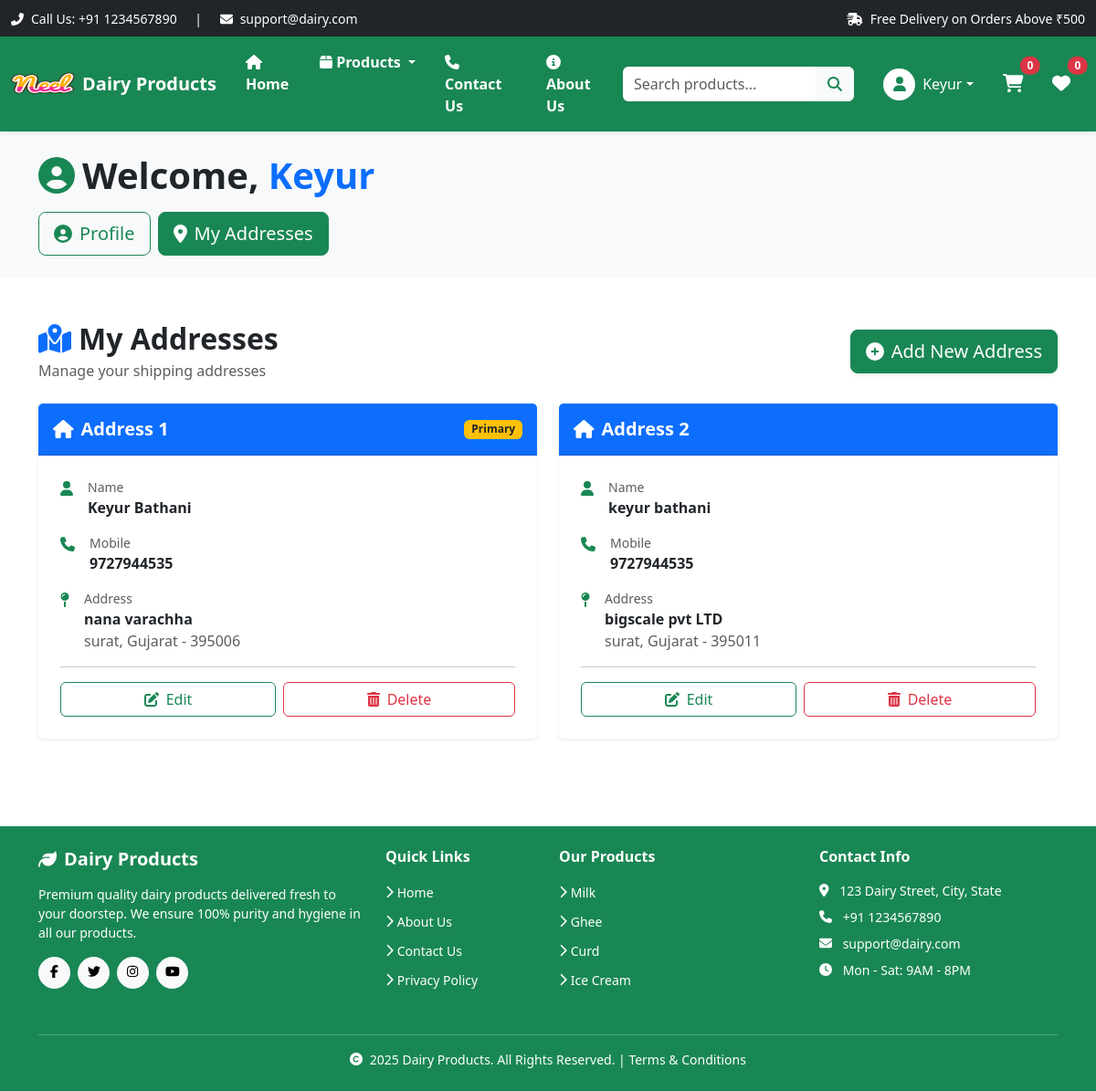
The page /address/ (signed in) on the database its author committed.
### app/models.py (models this page shows, shortened)
class Customer(models.Model):
    user = models.ForeignKey(User, on_delete=models.CASCADE)
    name = models.CharField(max_length=200)
    locality = models.CharField(max_length=200)
    city = models.CharField(max_length=50)
    mobile = models.CharField(max_length=10)
    zipcode = models.CharField(max_length=10)
    state = models.CharField(choices=STATE_CHOICES, max_length=50)

### app/views.py (the view)
# urls.py: path('address/', views.customer_address, name='customer-address'),
def customer_address(request):
    add = Customer.objects.filter(user=request.user)
    return render(request, 'app/customeraddress.html', locals())

### app/templates/app/customeraddress.html (shortened to what this page needs)
{% extends 'app/layout.html' %}
{% load static %}
{% block content %}
<div class="bg-light py-4 mb-4">
  <div class="container">
    <div class="row">
      <div class="col-12">
        <h1 class="display-6 fw-bold text-dark mb-3">
          <i class="fas fa-user-circle text-success me-2"></i>Welcome, <span class="text-capitalize text-primary">{{ request.user }}</span>
        </h1>
        <div class="d-flex gap-2 flex-wrap">
          <a href="{% url 'customer-profile' %}"
             class="btn {% if request.resolver_match.url_name == 'customer-profile' %}btn-success{% else %}btn-outline-success{% endif %} btn-lg">
            <i class="fas fa-user-circle me-2"></i>Profile
          </a>
          <a href="{% url 'customer-address' %}"
             class="btn {% if request.resolver_match.url_name == 'customer-address' %}btn-success{% else %}btn-outline-success{% endif %} btn-lg">
            <i class="fas fa-map-marker-alt me-2"></i>My Addresses
          </a>
        </div>
      </div>
    </div>
  </div>
</div>
<div class="container my-5">
    <div class="row">
      <div class="col-12">
      <div class="d-flex justify-content-between align-items-center mb-4">
        <div>
          <h2 class="fw-bold mb-1">
            <i class="fas fa-map-marked-alt text-primary me-2"></i>My Addresses
          </h2>
          <p class="text-muted mb-0">Manage your shipping addresses</p>
        </div>
        <a href="{% url 'customer-profile' %}" class="btn btn-success btn-lg shadow-sm">
          <i class="fas fa-plus-circle me-2"></i>Add New Address
        </a>
      </div>
      {% if add %}
        <div class="row row-cols-1 row-cols-lg-2 g-4">
          {% for ad in add %}
            <div class="col">
              <div class="card h-100 border-0 shadow-sm">
                <div class="card-header bg-primary text-white py-3">
                  <div class="d-flex justify-content-between align-items-center">
                    <h5 class="mb-0 fw-bold">
                      <i class="fas fa-home me-2"></i>Address {{ forloop.counter }}
                    </h5>
                    {% if forloop.first %}
                      <span class="badge bg-warning text-dark">Primary</span>
                    {% endif %}
                  </div>
                </div>
                <div class="card-body p-4">
                  <div class="mb-3">
                    <div class="d-flex align-items-start mb-2">
                      <i class="fas fa-user text-success me-3 mt-1"></i>
                      <div>
                        <small class="text-muted d-block">Name</small>
                        <p class="mb-0 fw-semibold">{{ ad.name }}</p>
                      </div>
                    </div>
                  </div>
                  <div class="mb-3">
                    <div class="d-flex align-items-start mb-2">
                      <i class="fas fa-phone text-success me-3 mt-1"></i>
                      <div>
                        <small class="text-muted d-block">Mobile</small>
                        <p class="mb-0 fw-semibold">{{ ad.mobile }}</p>
                      </div>
                    </div>
                  </div>
                  <div class="mb-3">
                    <div class="d-flex align-items-start mb-2">
                      <i class="fas fa-map-pin text-success me-3 mt-1"></i>
                      <div>
                        <small class="text-muted d-block">Address</small>
                        <p class="mb-0 fw-semibold">{{ ad.locality }}</p>
                        <p class="mb-0 text-muted">{{ ad.city }}, {{ ad.state }} - {{ ad.zipcode }}</p>
                      </div>
                    </div>
                  </div>
                  <hr class="my-3">
                  <div class="d-flex gap-2 justify-content-end">
                    <a href="{% url 'update-address' ad.id %}"
                       class="btn btn-outline-success flex-fill">
                       <i class="fas fa-edit me-2"></i>Edit
                    </a>
                    <form action="{% url 'delete-address' ad.id %}" method="POST" class="flex-fill">
                      <button type="submit" class="btn btn-outline-danger w-100" onclick="return confirm('Are you sure you want to delete this address?')">
                        <i class="fas fa-trash-alt me-2"></i>Delete
                      </button>
                    </form>
                  </div>
                </div>
              </div>
            </div>
          {% endfor %}
        </div>
      {% endif %}
      </div>
    </div>
  </div>
{% endblock %}

### app/templates/app/layout.html (shortened to what this page needs)
{% load static %} {% load django_browser_reload %}
<!DOCTYPE html>
<html lang="en">
  <head>
    <link
      href="https://cdn.jsdelivr.net/npm/bootstrap@5.3.8/dist/css/bootstrap.min.css"
      rel="stylesheet"
    />
    <link
      href="https://cdnjs.cloudflare.com/ajax/libs/font-awesome/6.4.0/css/all.min.css"
      rel="stylesheet"
    />
    <link rel="stylesheet" href="{% static 'app/css/owl.carousel.min.css' %}" />
    <link rel="stylesheet" href="{% static 'app/css/all.min.css' %}" />
    <link rel="stylesheet" href="{% static 'app/css/password-field.css' %}" />
    <link rel="stylesheet" href="{% static 'app/css/style.css' %}" />
  </head>
  <body class="d-flex flex-column min-vh-100">
    <div class="bg-dark text-white py-2">
      <div class="container-fluid">
        <div class="row">
          <div class="col-md-6 text-center text-md-start">
            <small>
              <i class="fas fa-phone-alt me-2"></i>Call Us: +91 1234567890
              <span class="mx-3">|</span>
              <i class="fas fa-envelope me-2"></i>support@dairy.com
            </small>
          </div>
          <div class="col-md-6 text-center text-md-end">
            <small>
              <i class="fas fa-shipping-fast me-2"></i>Free Delivery on Orders Above ₹500
            </small>
          </div>
        </div>
      </div>
    </div>
    <nav class="navbar navbar-expand-lg navbar-dark bg-success shadow-sm sticky-top">
      <div class="container-fluid">
        <a class="navbar-brand d-flex align-items-center" href="{% url 'home' %}">
          <img src="{% static "/app/images/products/Neel.png" %}" alt="Dairy Logo"
          width="70" height="50" class="me-2" />
          <span class="fw-bold d-none d-md-inline">Dairy Products</span>
        </a>
        <div class="collapse navbar-collapse" id="navbarSupportedContent">
          <ul class="navbar-nav me-auto mb-2 mb-lg-0">
            <li class="nav-item">
              <a class="nav-link text-white fw-semibold px-3" aria-current="page" href="{% url 'home' %}">
                <i class="fas fa-home me-1"></i>Home
              </a>
            </li>
            <li class="nav-item dropdown">
              <a
                class="nav-link dropdown-toggle text-white fw-semibold px-3"
                href="#"
                role="button"
                data-bs-toggle="dropdown"
                aria-expanded="false"
              >
                <i class="fas fa-box me-1"></i>Products
              </a>
            </li>
            <li class="nav-item">
              <a class="nav-link text-white fw-semibold px-3" href="{% url 'contactus' %}">
                <i class="fas fa-phone me-1"></i>Contact Us
              </a>
            </li>
            <li class="nav-item">
              <a class="nav-link text-white fw-semibold px-3" href="{% url 'aboutus' %}">
                <i class="fas fa-info-circle me-1"></i>About Us
              </a>
            </li>
          </ul>
          <form class="d-flex me-3 my-2 my-lg-0" role="search">
            <div class="input-group">
              <input
                class="form-control border-0"
                type="search"
                placeholder="Search products..."
                aria-label="Search"
              />
              <button class="btn btn-light text-success" type="submit">
                <i class="fas fa-search"></i>
              </button>
            </div>
          </form>
          <ul class="navbar-nav mb-2 mb-lg-0 align-items-lg-center">
  {% if request.user.is_authenticated %}
    <li class="nav-item dropdown mx-2">
      <a
        class="nav-link dropdown-toggle text-white d-flex align-items-center"
        href="#"
        id="profileDropdown"
        role="button"
        data-bs-toggle="dropdown"
        aria-expanded="false"
      >
        <div class="bg-white text-success rounded-circle d-flex align-items-center justify-content-center me-2"
             style="width: 35px; height: 35px;">
          <i class="fas fa-user"></i>
        </div>
        <span class="d-none d-lg-inline">{{request.user.username|title}}</span>
      </a>
    </li>
    <li class="nav-item mx-2">
      <a href="{% url 'show-cart' %}" class="nav-link text-white position-relative">
        <i class="fas fa-shopping-cart fs-5"></i>
        {% if request.user.is_authenticated %}
          <span class="position-absolute top-0 start-100 translate-middle badge rounded-pill bg-danger">
            {{ request.user.cart_set.count|default:"0" }}
          </span>
        {% endif %}
      </a>
    </li>
    <li class="nav-item mx-2">
      <a href="#" class="nav-link text-white position-relative">
        <i class="fas fa-heart fs-5"></i>
        {% if request.user.is_authenticated %}
          <span class="position-absolute top-0 start-100 translate-middle badge rounded-pill bg-danger">
            0
          </span>
        {% endif %}
      </a>
    </li>
  {% endif %}
</ul>
        </div>
      </div>
    </nav>
    <main class="flex-grow-1">
      {% block content %} {% endblock %}
    </main>
    <footer class="bg-success text-white mt-5">
      <div class="container py-4">
        <div class="row">
          <div class="col-md-4 mb-3">
            <h5 class="fw-bold mb-3">
              <i class="fas fa-leaf me-2"></i>Dairy Products
            </h5>
            <p class="small">
              Premium quality dairy products delivered fresh to your doorstep.
              We ensure 100% purity and hygiene in all our products.
            </p>
            <div class="d-flex gap-2">
              <a href="#" class="btn btn-light btn-sm rounded-circle" style="width: 35px; height: 35px;">
                <i class="fab fa-facebook-f"></i>
              </a>
              <a href="#" class="btn btn-light btn-sm rounded-circle" style="width: 35px; height: 35px;">
                <i class="fab fa-twitter"></i>
              </a>
              <a href="#" class="btn btn-light btn-sm rounded-circle" style="width: 35px; height: 35px;">
                <i class="fab fa-instagram"></i>
              </a>
              <a href="#" class="btn btn-light btn-sm rounded-circle" style="width: 35px; height: 35px;">
                <i class="fab fa-youtube"></i>
              </a>
            </div>
          </div>
          <div class="col-md-2 mb-3">
            <h6 class="fw-bold mb-3">Quick Links</h6>
            <ul class="list-unstyled">
              <li class="mb-2">
                <a href="{% url 'home' %}" class="text-white text-decoration-none small">
                  <i class="fas fa-chevron-right me-1"></i>Home
                </a>
              </li>
              <li class="mb-2">
                <a href="{% url 'aboutus' %}" class="text-white text-decoration-none small">
                  <i class="fas fa-chevron-right me-1"></i>About Us
                </a>
              </li>
              <li class="mb-2">
                <a href="{% url 'contactus' %}" class="text-white text-decoration-none small">
                  <i class="fas fa-chevron-right me-1"></i>Contact Us
                </a>
              </li>
              <li class="mb-2">
                <a href="#" class="text-white text-decoration-none small">
                  <i class="fas fa-chevron-right me-1"></i>Privacy Policy
                </a>
              </li>
            </ul>
          </div>
          <div class="col-md-3 mb-3">
            <h6 class="fw-bold mb-3">Our Products</h6>
            <ul class="list-unstyled">
              <li class="mb-2">
                <a href="{% url 'category' 'ML' %}" class="text-white text-decoration-none small">
                  <i class="fas fa-chevron-right me-1"></i>Milk
                </a>
              </li>
              <li class="mb-2">
                <a href="{% url 'category' 'GH' %}" class="text-white text-decoration-none small">
                  <i class="fas fa-chevron-right me-1"></i>Ghee
                </a>
              </li>
              <li class="mb-2">
                <a href="{% url 'category' 'CR' %}" class="text-white text-decoration-none small">
                  <i class="fas fa-chevron-right me-1"></i>Curd
                </a>
              </li>
              <li class="mb-2">
                <a href="{% url 'category' 'IC' %}" class="text-white text-decoration-none small">
                  <i class="fas fa-chevron-right me-1"></i>Ice Cream
                </a>
              </li>
            </ul>
          </div>
          <div class="col-md-3 mb-3">
            <h6 class="fw-bold mb-3">Contact Info</h6>
            <ul class="list-unstyled small">
              <li class="mb-2">
                <i class="fas fa-map-marker-alt me-2"></i>
                123 Dairy Street, City, State
              </li>
              <li class="mb-2">
                <i class="fas fa-phone me-2"></i>
                +91 1234567890
              </li>
              <li class="mb-2">
                <i class="fas fa-envelope me-2"></i>
                support@dairy.com
              </li>
              <li class="mb-2">
                <i class="fas fa-clock me-2"></i>
                Mon - Sat: 9AM - 8PM
              </li>
            </ul>
          </div>
        </div>
        <hr class="border-light my-3">
        <div class="row">
          <div class="col-12 text-center">
            <p class="small mb-0">
              <i class="fas fa-copyright me-1"></i>
              2025 Dairy Products. All Rights Reserved. |
              <a href="#" class="text-white text-decoration-none">Terms & Conditions</a>
            </p>
          </div>
        </div>
      </div>
    </footer>
  </body>
</html>

### rows shown on the page
Customer: shows "Primary", name "Keyur Bathani", mobile "9727944535", locality "nana varachha", city "surat", state "Gujarat", zipcode "395006"
Customer: name "keyur bathani", mobile "9727944535", locality "bigscale pvt LTD", city "surat", state "Gujarat", zipcode "395011"

### other values the page prints
{{ request.user.username|title }} "Keyur"
{{ request.user.cart_set.count|default:"0" }} "0"
{{ request.user }} "Keyur"
